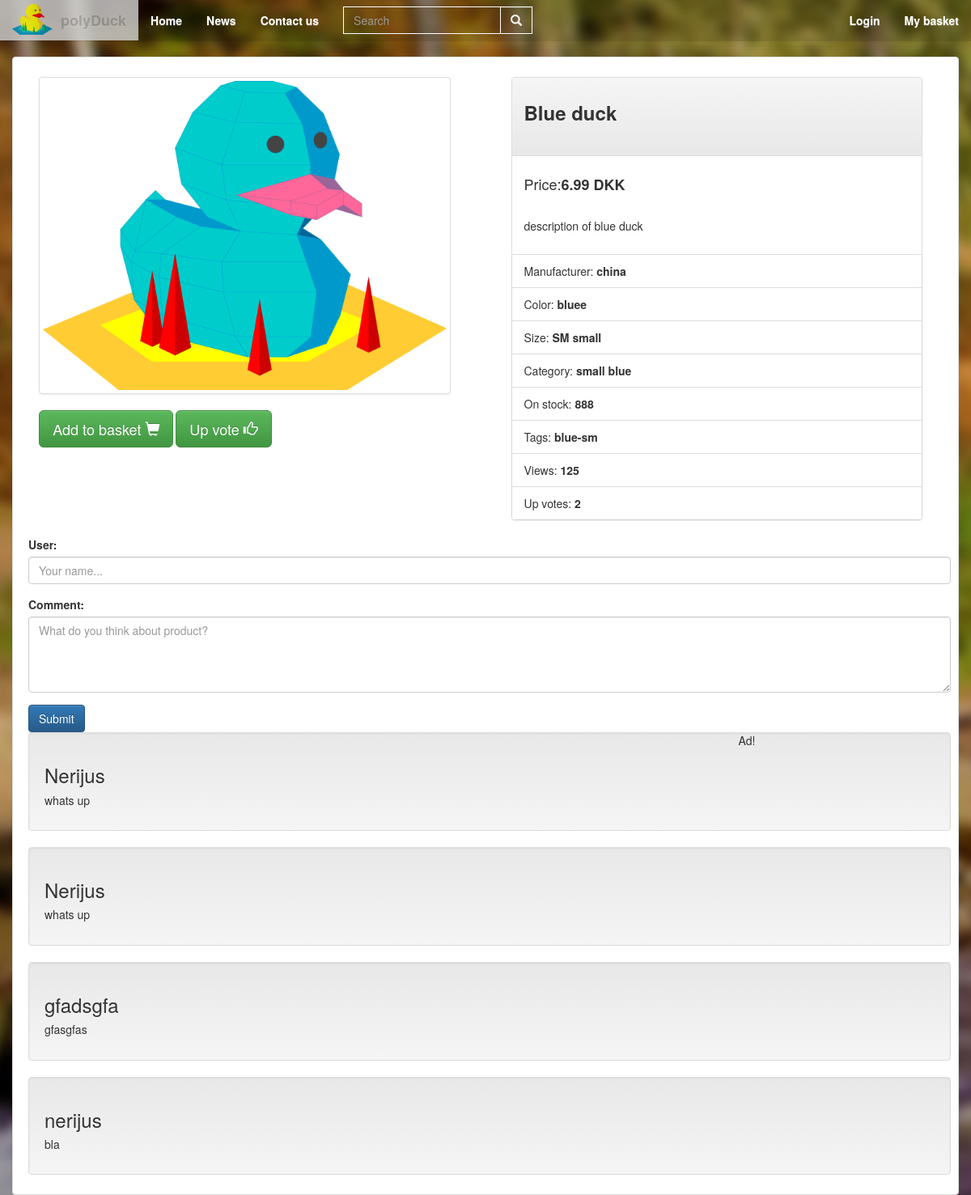
Page /index.php?product=     Blue duck on the earlier database version.
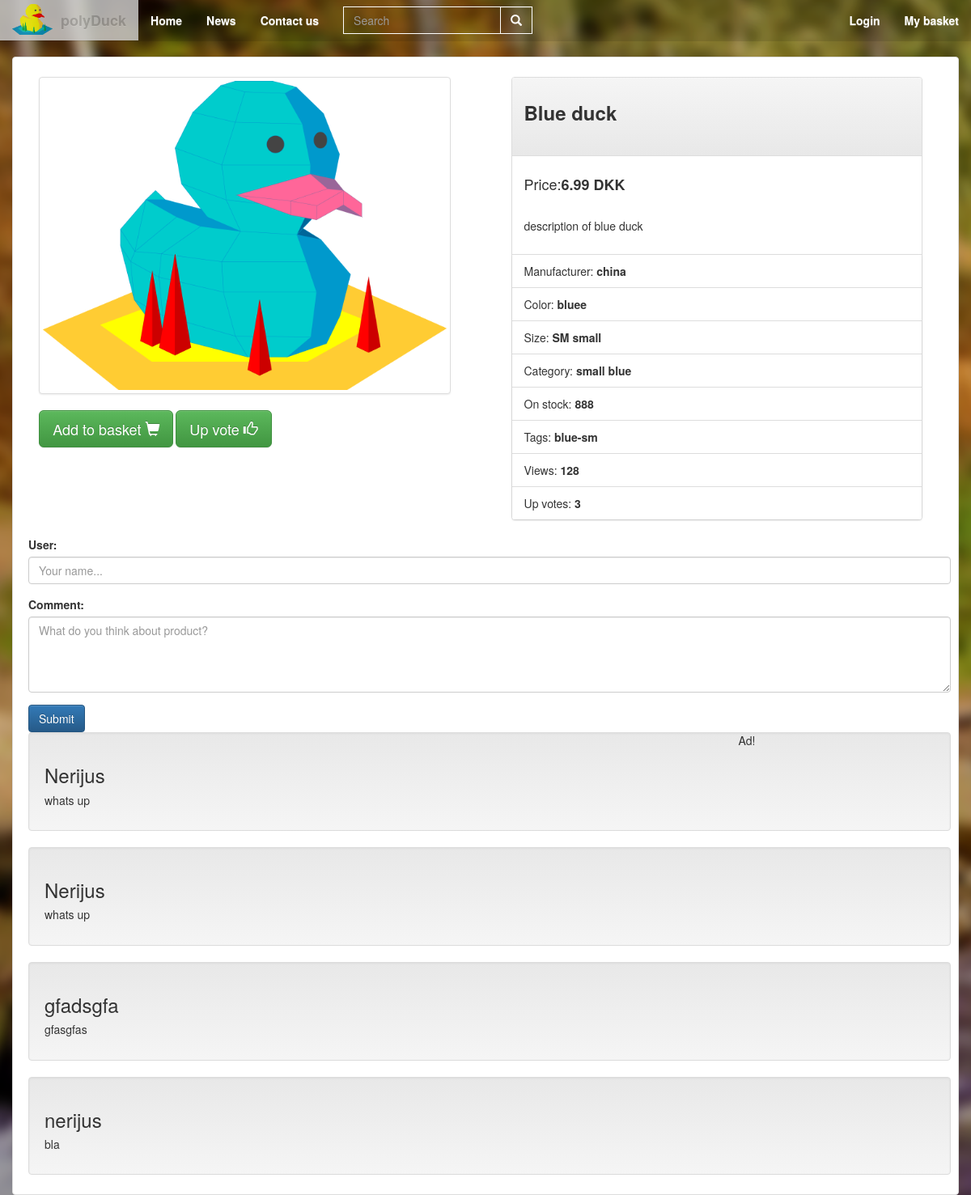
Same page on the later database version.
### tables this page shows
CREATE TABLE `products` (
  `Product_ID` int(20) NOT NULL,
  `name` varchar(50) NOT NULL,
  `price` float NOT NULL,
  `description` varchar(255) NOT NULL,
  `color` varchar(20) NOT NULL,
  `size` varchar(15) NOT NULL,
  `category` varchar(20) NOT NULL,
  `images` varchar(255) NOT NULL,
  `stock` int(255) NOT NULL,
  `tags` varchar(50) NOT NULL,
  `manufacture` varchar(100) NOT NULL,
  `views` int(15) DEFAULT NULL,
  `upVote` int(15) DEFAULT NULL
);

CREATE TABLE `social_pages` (
  `Product_ID` int(20) NOT NULL,
  `Likes` int(15) NOT NULL,
  `Comments` text NOT NULL,
  `name` varchar(50) NOT NULL,
  `comment_id` int(11) NOT NULL
);

### model/Model.php (called while the page is built, shortened)
<?php
include_once ("model/Database.php");
 class Model {
        function Connect(){
         $db = require('model/conn.php');
         $connection = new Database($db);
         return $connection;
     }
	    public function getProductList()
	{
        $proData = $this->Connect()->getQuery("SELECT * FROM products");
            return $proData;
        }
	    public function getProduct($name)
	{
		$allProducts = $this->getProductList();
         if (mysqli_num_rows($allProducts) > 0) {
             $pro = $this->Connect()->getQuery("SELECT `views` FROM products WHERE `Product_ID`  = '" . $_SESSION['LOC'][1] . "' LIMIT 1");
            $view = mysqli_fetch_array($pro);
            $viewValue =  $view['views'] + 1;
             $proData = $this->Connect()->getQuery("SELECT `name`,`price`,`description`,`color`,`size`,`category`,`images`,`stock`,`tags`,`manufacture`,`views`,`upVote`,`Product_ID` FROM products WHERE `name`  = '{$name}' LIMIT 1");
             return $proData;
         }
	}
}

### model/Database.php (called while the page is built, shortened)
<?php
class Database
{
    protected $conn;
    public function __construct(mysqli $conn){
        $this->conn = $conn;
    }
    public function getConnection(){
    return $this->conn;
    }
    public function getQuery($query){
        $getData = $this->getConnection()->query($query);
        return $getData;
    }
}

### view/viewproduct.php (the view, shortened to what this page needs)
<?php
	$product = mysqli_fetch_array($productSelected);
?>
<div class="item thumbnail container" xmlns="http://www.w3.org/1999/html">
		<div class="row">
			<div class="col-md-6">
				<div class="itemImageFrame">
					<img class="itemPictureBig thumbnail" src="<?php echo $product['images']; ?>"><br />
					<div class="btn-group productControl text-center">
						<form method="get">
						<button id="cart" name="add_to_cart" type="button" class="btn-lg btn btn-success">Add to basket <span class="glyphicon glyphicon-shopping-cart" aria-hidden="true"></button>
						<button id="up" type="button" class="btn-lg btn btn-success">Up vote <span class="glyphicon glyphicon-thumbs-up" aria-hidden="true"></span></button>
						</form>
					</div>
				</div>
			</div>
			<div class="col-md-6">
				<div class="itemInformation pull-right">
<div class="panel panel-default">
  	<div class="panel-heading"><h3><strong><?php echo $product['name']; ?></strong></h3><br/>
  	</div>
  		<div class="panel-body">
  			<h4>Price:<strong><?php echo $product['price']; ?> DKK</strong></h4><br/>
					<p><?php echo $product['description']; ?></p>
		</div>
  				<ul class="list-group">
    <li class="list-group-item">Manufacturer:<strong><?php echo $product['manufacture']; ?></strong></li>
    <li class="list-group-item">Color:<strong> <?php echo $product['color']; ?></strong></li>
    <li class="list-group-item">Size:<strong> <?php echo $product['size']; ?></strong></li>
    <li class="list-group-item">Category:<strong> <?php echo $product['category']; ?></strong></li>
    <li class="list-group-item">On stock:<strong> <?php echo $product['stock']; ?></strong></li>
    <li class="list-group-item">Tags:<strong class="tags"> <?php echo $product['tags']; ?></strong></li>
	<li class="list-group-item">Views:<strong> <?php echo $product['views']; ?></strong></li>
	<li class="list-group-item">Up votes:<strong> <?php echo $product['upVote']; ?></strong></li>
				</ul>
		</div>
  </div>
  </div>
				</div>
	<div class="row">
		<div class="col-md-12">
			<div id="postNew" class="container">
				<form method="post">
					<div class="form-group">
						<label for="userNameInput">User:</label>
						<?php
						if(isset($_SESSION['username'])) {
							echo '<input type="text" id="userNameInput" class="form-control" name="postName" required value="' . $_SESSION['username'] . '">';
						}
						else {
							echo '<input type="text" id="userNameInput" class="form-control" placeholder="Your name..." name="postName" required value="">';
						}
						?>
					</div>
					<div class="form-group">
						<label for="userComment">Comment:</label>
						<textarea class="form-control" id="userComment" rows="4" name="comment" placeholder="What do you think about product?"></textarea>
					</div>
					<input type="submit" class="btn btn-primary" name="submit_comment">
				</form>
			</div>
		</div>
	</div>
	<div class="row">
		<div class="col-md-9">
			<div id="commentSection" class="container">
				<div id="echo">
					<?php include_once 'controller/comments.php'; ?>
				</div>
			</div>
		</div>
		<div class="col-md-3">
			Ad!
		</div>
	</div>
</div>

### index.php (shortened to what this page needs)
<?php
include_once("controller/Controller.php");
$controller = new Controller();
?>
<!DOCTYPE html>
<html lang="en">
<head>
    <link rel="stylesheet" href="https://maxcdn.bootstrapcdn.com/bootstrap/3.3.7/css/bootstrap.min.css">
    <link rel="stylesheet" href="https://maxcdn.bootstrapcdn.com/bootstrap/3.3.7/css/bootstrap-theme.min.css">
    <link href="view/sass/main.css" type="text/css" rel="stylesheet">
    <link rel='stylesheet' type='text/css' href='view/sass/css/contactform.css'>
</head>
<body>
<nav id="navigation" class="navbar-fixed-top navbar">
    <div class="container-fluid">
        <div class="navbar-header">
            <a class="navbar-brand" href="index.php"><img class="duckLogo" src="user_images/duck_yellow.png">polyDuck</a>
        </div>
        <div class="collapse navbar-collapse" id="bs-example-navbar-collapse-1">
            <ul class="nav navbar-nav">
                <li class="active"><a href="index.php">Home <span class="sr-only">(current)</span></a></li>
                <li><a href="index.php?page=news">News</a></li>
                <li><a href="index.php?page=contacts">Contact us</a></li>
            </ul>
            <form class="navbar-form navbar-left">
                <div class="input-group">
                    <div class="form-group">
                        <input type="text" name="search_text" id="search_text" class="form-control" placeholder="Search">
                    </div>
                    <span class="input-group-btn">
        <button type="button" class="search_button btn btn-default"><span class="glyphicon glyphicon-search" aria-hidden="true"></span></button>
                </span>
                </div>
            </form>
            <form method="post">
            <ul class="nav navbar-nav navbar-right">
                <?php
                if(isset($_SESSION['username'])){
                    echo "<li><a href='controller/logout.php' >Logout</a></li>
                          <li><a href='index.php?page=profile'>My profile</a></li>
                          <li><a href='index.php?page=basket'>My basket</a></li>";
                }
                else {
                 echo   "<li><a data-toggle='modal' data-target='.bs-example-modal-lg' class='loginModal'>Login</a></li>
                         <li><a href='index.php?page=basket'>My basket</a></li>";
                }
?>
            </ul>
            </form>
        </div>
    </div>
</nav>
<div class="wrapper">
    <div class="mainTile">
        <div class="containerMain">
                <div id="static" class="staticItems slideAn">
                    <?php
                    $controller->invoke();
?>
                </div>
            </div>
        </div>
    </div>
</body>
</html>

### controller/Controller.php (shortened to what this page needs)
<?php
include_once("model/Model.php");
class Controller
{
    public $model;
    public function __construct()
    {
        $this->model = new Model();
    }
    public function invoke()
    {
        if (!empty($_POST)) {
            switch ($_POST) {
                default:
                    $this->homePage();
                    break;
                case isset($_POST['login']);
                    $this->model->Login($_POST['username'], $_POST['password']);
                    break;
                case isset($_POST['register']);
                    $this->model->Register($_POST['username'], $_POST['password'], $_POST['email']);
                    break;
                case isset($_POST['submit_comment']);
                    if(!empty($_POST['postName']) && !empty($_POST['comment'])) {
                        $this->model->postComment($_POST['postName'], $_POST['comment']);
                        $productSelected = $this->model->getProductById($_SESSION['LOC'][1]);
                        include 'view/viewproduct.php';
                    }
                    break;
            }
        }
        elseif (!empty($_GET)) {
            switch ($_GET) {
                case isset($_GET['product']);
                    $productSelected = $this->model->getProduct($_GET['product']);
                    include 'view/viewproduct.php';
                    break;
            }
        }
        else {
            $this->homePage();
        }
    }
}

### controller/comments.php
<?php
$conn = mysqli_connect("localhost", "root", "123", "db_cms");
if (isset($_SESSION['LOC'][1])) {
    $q = $_SESSION['LOC'][1];
    $sql = "SELECT * FROM social_pages WHERE Product_ID='" . $q . "'";
    $output = '';
    $result = mysqli_query($conn, $sql);
    if(mysqli_num_rows($result) > 0)
    {
        $output .= '';
        while($comment = mysqli_fetch_array($result)){
            $output .=	'
        <div class="well">
           <h3>'. $comment['name'] .'</h3>
           <h5>'. $comment['Comments'] .'</h5>
        </div>
			';
        }
        echo $output;
    }
    else
    {
        echo '<div class="notFound jumbotron">
                <div class="container">
                    <h2>be the first one to comment</h2>
                </div>
            </div>';
    }
}

### view/sass/main.css (style rules this page uses)
nav { background-color: rgba(0, 0, 0, 0.1); }
nav a { color: white; font-weight: 700; }
.navbar-form #search_text { color: white; background: none; border: white solid 1.5px; }
.navbar-form .search_button { background: none; border-radius: 0; border: white solid 1.5px; }
.navbar-form .search_button span { color: white; text-shadow: none; }
body { overflow-x: hidden; padding-top: 50px; background-color: black; }
body a { cursor: pointer; }
body .duckLogo { margin-top: -10px; float: left; width: 50px; margin-right: 10px; }
body .wrapper { width: 100%; }
body .wrapper .mainTile { transition-duration: 1s; width: 100%; height: 100vh; float: left; }
body .wrapper .mainTile .containerMain { padding: 0 15px; }
.item { margin-top: 20px; }
.item .itemImageFrame { width: 90%; height: auto; margin: 20px auto; }
.item .itemImageFrame .itemPictureBig { margin: auto; position: static !important; width: 100% !important; height: auto !important; }
.item .itemInformation { float: left; width: 90%; height: auto; margin-right: 40px; }
.item .itemInformation .panel { margin-top: 20px; }

Differences in the rows shown:
changed products "Blue duck": views "125" → "128"; upVote "2" → "3"
